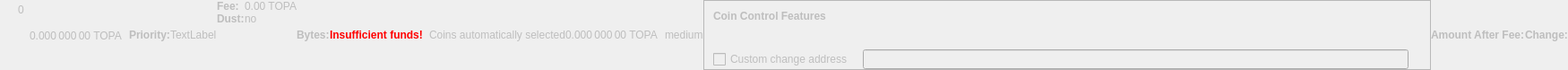
    <widget class="QWidget" name="dummyHideWidget" native="true">
     <property name="enabled">
      <bool>false</bool>
     </property>
     <property name="maximumSize">
      <size>
       <width>100</width>
       <height>16</height>
      </size>
     </property>
     <layout class="QHBoxLayout" name="dummyHideLayout">
      <property name="spacing">
       <number>0</number>
      </property>
      <property name="leftMargin">
       <number>0</number>
      </property>
      <property name="topMargin">
       <number>0</number>
      </property>
      <property name="rightMargin">
       <number>0</number>
      </property>
      <property name="bottomMargin">
       <number>0</number>
      </property>
      <item>
       <layout class="QFormLayout" name="formLayoutCoinControl1">
        <property name="horizontalSpacing">
         <number>10</number>
        </property>
        <property name="verticalSpacing">
         <number>14</number>
        </property>
        <property name="leftMargin">
         <number>10</number>
        </property>
        <property name="topMargin">
         <number>4</number>
        </property>
        <property name="rightMargin">
         <number>6</number>
        </property>
        <item row="0" column="1">
         <widget class="QLabel" name="labelCoinControlBytes">
          <property name="cursor">
           <cursorShape>IBeamCursor</cursorShape>
          </property>
          <property name="contextMenuPolicy">
           <enum>Qt::ActionsContextMenu</enum>
          </property>
          <property name="text">
           <string notr="true">0</string>
          </property>
          <property name="textInteractionFlags">
           <set>Qt::LinksAccessibleByMouse|Qt::TextSelectableByKeyboard|Qt::TextSelectableByMouse</set>
          </property>
         </widget>
        </item>
       </layout>
      </item>
      <item>
       <widget class="QLabel" name="labelCoinControlAfterFee">
        <property name="enabled">
         <bool>false</bool>
        </property>
        <property name="sizePolicy">
         <sizepolicy hsizetype="Fixed" vsizetype="Fixed">
          <horstretch>0</horstretch>
          <verstretch>0</verstretch>
         </sizepolicy>
        </property>
        <property name="minimumSize">
         <size>
          <width>111</width>
          <height>12</height>
         </size>
        </property>
        <property name="maximumSize">
         <size>
          <width>111</width>
          <height>12</height>
         </size>
        </property>
        <property name="cursor">
         <cursorShape>IBeamCursor</cursorShape>
        </property>
        <property name="contextMenuPolicy">
         <enum>Qt::ActionsContextMenu</enum>
        </property>
        <property name="text">
         <string notr="true">0.000 000 00 TOPA</string>
        </property>
        <property name="textInteractionFlags">
         <set>Qt::LinksAccessibleByMouse|Qt::TextSelectableByKeyboard|Qt::TextSelectableByMouse</set>
        </property>
       </widget>
      </item>
      <item>
       <widget class="QLabel" name="labelCoinControlPriorityText">
        <property name="enabled">
         <bool>false</bool>
        </property>
        <property name="font">
         <font>
          <weight>75</weight>
          <bold>true</bold>
         </font>
        </property>
        <property name="text">
         <string>Priority:</string>
        </property>
       </widget>
      </item>
      <item>
       <layout class="QHBoxLayout" name="horizontalLayout">
        <item>
         <widget class="QLabel" name="WarningLabel">
          <property name="text">
           <string>TextLabel</string>
          </property>
         </widget>
        </item>
       </layout>
      </item>
      <item>
       <layout class="QFormLayout" name="formLayoutCoinControl3">
        <property name="horizontalSpacing">
         <number>0</number>
        </property>
        <property name="verticalSpacing">
         <number>0</number>
        </property>
        <property name="leftMargin">
         <number>0</number>
        </property>
        <property name="topMargin">
         <number>0</number>
        </property>
        <property name="rightMargin">
         <number>0</number>
        </property>
        <item row="0" column="0">
         <widget class="QLabel" name="labelCoinControlFeeText">
          <property name="enabled">
           <bool>false</bool>
          </property>
          <property name="font">
           <font>
            <weight>75</weight>
            <bold>true</bold>
           </font>
          </property>
          <property name="text">
           <string>Fee:</string>
          </property>
          <property name="margin">
           <number>0</number>
          </property>
         </widget>
        </item>
        <item row="0" column="1">
         <widget class="QLabel" name="labelCoinControlFee">
          <property name="enabled">
           <bool>false</bool>
          </property>
          <property name="cursor">
           <cursorShape>IBeamCursor</cursorShape>
          </property>
          <property name="contextMenuPolicy">
           <enum>Qt::ActionsContextMenu</enum>
          </property>
          <property name="text">
           <string notr="true">0.00 TOPA</string>
          </property>
          <property name="textInteractionFlags">
           <set>Qt::LinksAccessibleByMouse|Qt::TextSelectableByKeyboard|Qt::TextSelectableByMouse</set>
          </property>
         </widget>
        </item>
        <item row="1" column="0">
         <widget class="QLabel" name="labelCoinControlLowOutputText">
          <property name="enabled">
           <bool>false</bool>
          </property>
          <property name="font">
           <font>
            <weight>75</weight>
            <bold>true</bold>
           </font>
          </property>
          <property name="text">
           <string>Dust:</string>
          </property>
         </widget>
        </item>
        <item row="1" column="1">
         <widget class="QLabel" name="labelCoinControlLowOutput">
          <property name="enabled">
           <bool>false</bool>
          </property>
          <property name="cursor">
           <cursorShape>IBeamCursor</cursorShape>
          </property>
          <property name="contextMenuPolicy">
           <enum>Qt::ActionsContextMenu</enum>
          </property>
          <property name="text">
           <string>no</string>
          </property>
          <property name="textInteractionFlags">
           <set>Qt::LinksAccessibleByMouse|Qt::TextSelectableByKeyboard|Qt::TextSelectableByMouse</set>
          </property>
         </widget>
        </item>
       </layout>
      </item>
      <item>
       <widget class="QLabel" name="labelCoinControlBytesText">
        <property name="enabled">
         <bool>false</bool>
        </property>
        <property name="font">
         <font>
          <weight>75</weight>
          <bold>true</bold>
         </font>
        </property>
        <property name="text">
         <string>Bytes:</string>
        </property>
       </widget>
      </item>
      <item>
       <layout class="QFormLayout" name="formLayoutCoinControl2">
        <property name="horizontalSpacing">
         <number>0</number>
        </property>
        <property name="verticalSpacing">
         <number>0</number>
        </property>
        <property name="leftMargin">
         <number>0</number>
        </property>
        <property name="topMargin">
         <number>0</number>
        </property>
        <property name="rightMargin">
         <number>0</number>
        </property>
       </layout>
      </item>
      <item>
       <layout class="QHBoxLayout" name="horizontalLayoutCoinControl2">
        <property name="spacing">
         <number>0</number>
        </property>
        <property name="bottomMargin">
         <number>0</number>
        </property>
       </layout>
      </item>
      <item>
       <widget class="QLabel" name="labelCoinControlInsuffFunds">
        <property name="enabled">
         <bool>false</bool>
        </property>
        <property name="minimumSize">
         <size>
          <width>0</width>
          <height>0</height>
         </size>
        </property>
        <property name="font">
         <font>
          <weight>75</weight>
          <bold>true</bold>
         </font>
        </property>
        <property name="styleSheet">
         <string notr="true">color:red;font-weight:bold;</string>
        </property>
        <property name="text">
         <string>Insufficient funds!</string>
        </property>
        <property name="margin">
         <number>5</number>
        </property>
       </widget>
      </item>
      <item>
       <layout class="QFormLayout" name="formLayoutCoinControl4">
        <property name="horizontalSpacing">
         <number>0</number>
        </property>
        <property name="verticalSpacing">
         <number>0</number>
        </property>
        <property name="leftMargin">
         <number>0</number>
        </property>
        <property name="topMargin">
         <number>0</number>
        </property>
        <property name="rightMargin">
         <number>0</number>
        </property>
       </layout>
      </item>
      <item>
       <widget class="QLabel" name="labelCoinControlChangeLabel">
        <property name="enabled">
         <bool>false</bool>
        </property>
        <property name="sizePolicy">
         <sizepolicy hsizetype="Preferred" vsizetype="Expanding">
          <horstretch>0</horstretch>
          <verstretch>0</verstretch>
         </sizepolicy>
        </property>
        <property name="minimumSize">
         <size>
          <width>0</width>
          <height>0</height>
         </size>
        </property>
        <property name="text">
         <string/>
        </property>
        <property name="margin">
         <number>3</number>
        </property>
       </widget>
      </item>
      <item>
       <widget class="QLabel" name="labelCoinControlAutomaticallySelected">
        <property name="enabled">
         <bool>false</bool>
        </property>
        <property name="sizePolicy">
         <sizepolicy hsizetype="Fixed" vsizetype="Fixed">
          <horstretch>0</horstretch>
          <verstretch>0</verstretch>
         </sizepolicy>
        </property>
        <property name="minimumSize">
         <size>
          <width>0</width>
          <height>0</height>
         </size>
        </property>
        <property name="maximumSize">
         <size>
          <width>240</width>
          <height>16777215</height>
         </size>
        </property>
        <property name="text">
         <string>Coins automatically selected</string>
        </property>
        <property name="margin">
         <number>5</number>
        </property>
       </widget>
      </item>
      <item>
       <widget class="QLabel" name="labelCoinControlChange">
        <property name="enabled">
         <bool>false</bool>
        </property>
        <property name="sizePolicy">
         <sizepolicy hsizetype="Fixed" vsizetype="Fixed">
          <horstretch>0</horstretch>
          <verstretch>0</verstretch>
         </sizepolicy>
        </property>
        <property name="minimumSize">
         <size>
          <width>111</width>
          <height>0</height>
         </size>
        </property>
        <property name="maximumSize">
         <size>
          <width>111</width>
          <height>16777215</height>
         </size>
        </property>
        <property name="cursor">
         <cursorShape>IBeamCursor</cursorShape>
        </property>
        <property name="contextMenuPolicy">
         <enum>Qt::ActionsContextMenu</enum>
        </property>
        <property name="text">
         <string notr="true">0.000 000 00 TOPA</string>
        </property>
        <property name="textInteractionFlags">
         <set>Qt::LinksAccessibleByMouse|Qt::TextSelectableByKeyboard|Qt::TextSelectableByMouse</set>
        </property>
       </widget>
      </item>
      <item>
       <widget class="QLabel" name="labelCoinControlPriority">
        <property name="enabled">
         <bool>false</bool>
        </property>
        <property name="cursor">
         <cursorShape>IBeamCursor</cursorShape>
        </property>
        <property name="contextMenuPolicy">
         <enum>Qt::ActionsContextMenu</enum>
        </property>
        <property name="text">
         <string>medium</string>
        </property>
        <property name="textInteractionFlags">
         <set>Qt::LinksAccessibleByMouse|Qt::TextSelectableByKeyboard|Qt::TextSelectableByMouse</set>
        </property>
       </widget>
      </item>
      <item>
       <widget class="QFrame" name="frameCoinControl">
        <property name="sizePolicy">
         <sizepolicy hsizetype="Expanding" vsizetype="Expanding">
          <horstretch>0</horstretch>
          <verstretch>0</verstretch>
         </sizepolicy>
        </property>
        <property name="maximumSize">
         <size>
          <width>16777215</width>
          <height>16777215</height>
         </size>
        </property>
        <property name="frameShape">
         <enum>QFrame::StyledPanel</enum>
        </property>
        <property name="frameShadow">
         <enum>QFrame::Sunken</enum>
        </property>
        <layout class="QVBoxLayout" name="verticalLayoutCoinControl2_2">
         <property name="spacing">
          <number>0</number>
         </property>
         <property name="leftMargin">
          <number>0</number>
         </property>
         <property name="topMargin">
          <number>0</number>
         </property>
         <property name="rightMargin">
          <number>0</number>
         </property>
         <property name="bottomMargin">
          <number>0</number>
         </property>
         <item>
          <layout class="QVBoxLayout" name="verticalLayoutCoinControl" stretch="0,0,0,1">
           <property name="spacing">
            <number>0</number>
           </property>
           <property name="leftMargin">
            <number>10</number>
           </property>
           <property name="topMargin">
            <number>10</number>
           </property>
           <item>
            <layout class="QHBoxLayout" name="horizontalLayoutCoinControl1">
             <property name="bottomMargin">
              <number>15</number>
             </property>
             <item>
              <widget class="QLabel" name="labelCoinControlFeatures">
               <property name="enabled">
                <bool>false</bool>
               </property>
               <property name="sizePolicy">
                <sizepolicy hsizetype="Preferred" vsizetype="Maximum">
                 <horstretch>0</horstretch>
                 <verstretch>0</verstretch>
                </sizepolicy>
               </property>
               <property name="font">
                <font>
                 <weight>75</weight>
                 <bold>true</bold>
                </font>
               </property>
               <property name="styleSheet">
                <string notr="true">font-weight:bold;</string>
               </property>
               <property name="text">
                <string>Coin Control Features</string>
               </property>
              </widget>
             </item>
            </layout>
           </item>
           <item>
            <widget class="QWidget" name="widgetCoinControl" native="true">
             <property name="sizePolicy">
              <sizepolicy hsizetype="Preferred" vsizetype="Preferred">
               <horstretch>0</horstretch>
               <verstretch>0</verstretch>
              </sizepolicy>
             </property>
             <property name="minimumSize">
              <size>
               <width>0</width>
               <height>0</height>
              </size>
             </property>
             <property name="styleSheet">
              <string notr="true"/>
             </property>
             <layout class="QHBoxLayout" name="horizontalLayoutCoinControl5_2">
              <property name="leftMargin">
               <number>0</number>
              </property>
              <property name="topMargin">
               <number>0</number>
              </property>
              <property name="rightMargin">
               <number>0</number>
              </property>
              <property name="bottomMargin">
               <number>0</number>
              </property>
              <item>
               <layout class="QHBoxLayout" name="horizontalLayoutCoinControl3">
                <property name="spacing">
                 <number>20</number>
                </property>
                <property name="topMargin">
                 <number>0</number>
                </property>
                <property name="bottomMargin">
                 <number>10</number>
                </property>
               </layout>
              </item>
             </layout>
            </widget>
           </item>
           <item>
            <layout class="QHBoxLayout" name="horizontalLayoutCoinControl4" stretch="0,0,0">
             <property name="spacing">
              <number>12</number>
             </property>
             <property name="sizeConstraint">
              <enum>QLayout::SetDefaultConstraint</enum>
             </property>
             <property name="topMargin">
              <number>5</number>
             </property>
             <property name="rightMargin">
              <number>5</number>
             </property>
             <item>
              <widget class="QCheckBox" name="checkBoxCoinControlChange">
               <property name="enabled">
                <bool>false</bool>
               </property>
               <property name="toolTip">
                <string>If this is activated, but the change address is empty or invalid, change will be sent to a newly generated address.</string>
               </property>
               <property name="text">
                <string>Custom change address</string>
               </property>
              </widget>
             </item>
             <item>
              <widget class="QValidatedLineEdit" name="lineEditCoinControlChange">
               <property name="enabled">
                <bool>false</bool>
               </property>
               <property name="sizePolicy">
                <sizepolicy hsizetype="Expanding" vsizetype="Fixed">
                 <horstretch>0</horstretch>
                 <verstretch>0</verstretch>
                </sizepolicy>
               </property>
              </widget>
             </item>
             <item>
              <widget class="QLabel" name="labelCoinControlChangeLabel_2">
               <property name="sizePolicy">
                <sizepolicy hsizetype="Preferred" vsizetype="Expanding">
                 <horstretch>0</horstretch>
                 <verstretch>0</verstretch>
                </sizepolicy>
               </property>
               <property name="minimumSize">
                <size>
                 <width>0</width>
                 <height>0</height>
                </size>
               </property>
               <property name="text">
                <string/>
               </property>
               <property name="margin">
                <number>3</number>
               </property>
              </widget>
             </item>
            </layout>
           </item>
           <item>
            <spacer name="verticalSpacerCoinControl">
             <property name="orientation">
              <enum>Qt::Vertical</enum>
             </property>
             <property name="sizeHint" stdset="0">
              <size>
               <width>800</width>
               <height>1</height>
              </size>
             </property>
            </spacer>
           </item>
          </layout>
         </item>
        </layout>
       </widget>
      </item>
      <item>
       <widget class="QLabel" name="labelCoinControlAfterFeeText">
        <property name="enabled">
         <bool>false</bool>
        </property>
        <property name="minimumSize">
         <size>
          <width>0</width>
          <height>0</height>
         </size>
        </property>
        <property name="maximumSize">
         <size>
          <width>16777215</width>
          <height>16777215</height>
         </size>
        </property>
        <property name="font">
         <font>
          <weight>75</weight>
          <bold>true</bold>
         </font>
        </property>
        <property name="text">
         <string>Amount After Fee:</string>
        </property>
        <property name="alignment">
         <set>Qt::AlignLeading|Qt::AlignLeft|Qt::AlignVCenter</set>
        </property>
        <property name="margin">
         <number>0</number>
        </property>
       </widget>
      </item>
      <item>
       <widget class="QLabel" name="labelCoinControlChangeText">
        <property name="enabled">
         <bool>false</bool>
        </property>
        <property name="sizePolicy">
         <sizepolicy hsizetype="Preferred" vsizetype="Preferred">
          <horstretch>0</horstretch>
          <verstretch>0</verstretch>
         </sizepolicy>
        </property>
        <property name="minimumSize">
         <size>
          <width>0</width>
          <height>0</height>
         </size>
        </property>
        <property name="maximumSize">
         <size>
          <width>16777215</width>
          <height>16777215</height>
         </size>
        </property>
        <property name="font">
         <font>
          <weight>75</weight>
          <bold>true</bold>
         </font>
        </property>
        <property name="text">
         <string>Change:</string>
        </property>
        <property name="alignment">
         <set>Qt::AlignLeading|Qt::AlignLeft|Qt::AlignVCenter</set>
        </property>
       </widget>
      </item>
     </layout>
    </widget>
